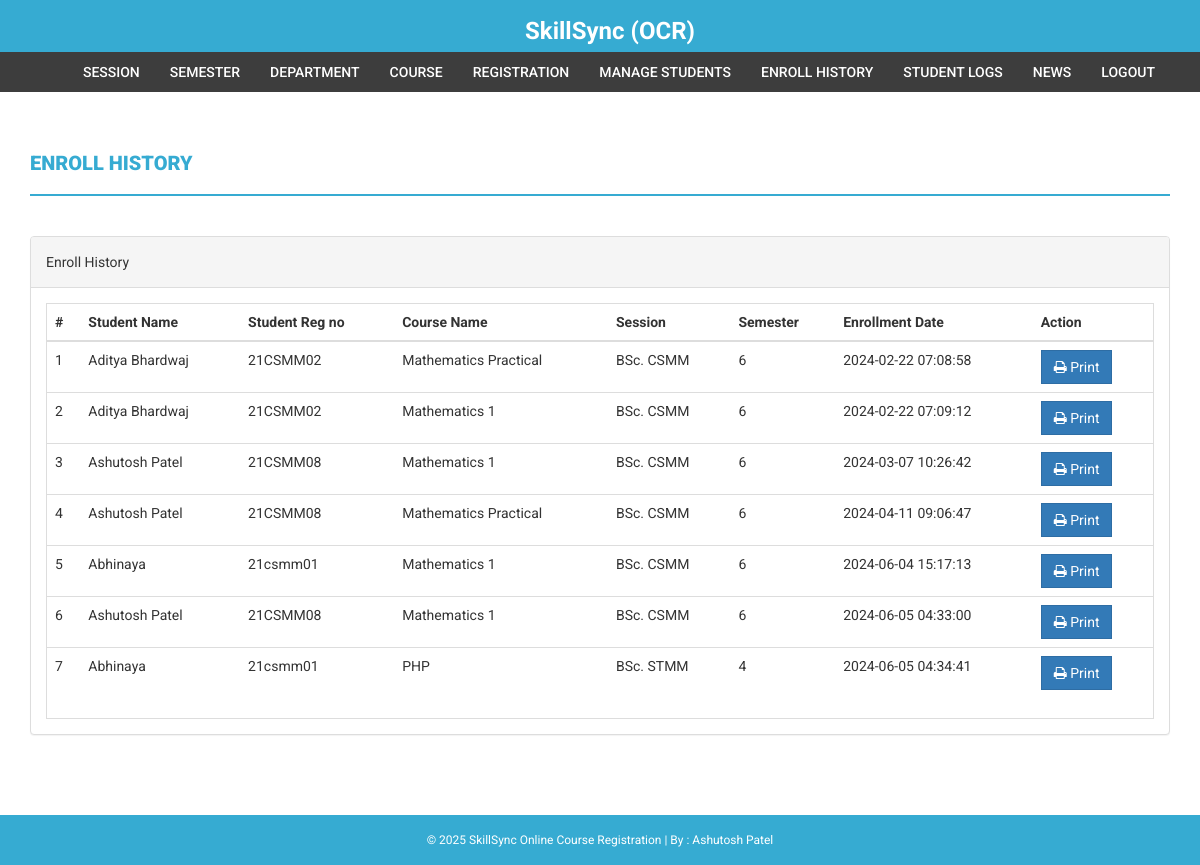
Page /admin/enroll-history.php (signed in) on the committed database.
### tables this page shows
CREATE TABLE `courseenrolls` (
  `id` int(11) NOT NULL,
  `studentRegno` varchar(255) DEFAULT NULL,
  `pincode` varchar(255) DEFAULT NULL,
  `session` int(11) DEFAULT NULL,
  `department` int(11) DEFAULT NULL,
  `level` int(11) DEFAULT NULL,
  `semester` int(11) DEFAULT NULL,
  `course` int(11) DEFAULT NULL,
  `enrollDate` timestamp NULL DEFAULT current_timestamp()
);

CREATE TABLE `students` (
  `StudentRegno` varchar(255) NOT NULL,
  `studentPhoto` varchar(255) DEFAULT NULL,
  `password` varchar(255) DEFAULT NULL,
  `studentName` varchar(255) DEFAULT NULL,
  `pincode` varchar(255) DEFAULT NULL,
  `session` varchar(255) DEFAULT NULL,
  `department` varchar(255) DEFAULT NULL,
  `semester` varchar(255) DEFAULT NULL,
  `cgpa` decimal(10,2) DEFAULT NULL,
  `creationdate` timestamp NULL DEFAULT current_timestamp(),
  `updationDate` varchar(255) DEFAULT NULL
);

CREATE TABLE `course` (
  `id` int(11) NOT NULL,
  `courseCode` varchar(255) DEFAULT NULL,
  `courseName` varchar(255) DEFAULT NULL,
  `courseUnit` varchar(255) DEFAULT NULL,
  `noofSeats` int(11) DEFAULT NULL,
  `creationDate` timestamp NULL DEFAULT current_timestamp(),
  `updationDate` varchar(255) DEFAULT NULL
);

CREATE TABLE `department` (
  `id` int(11) NOT NULL,
  `department` varchar(255) DEFAULT NULL,
  `creationDate` timestamp NULL DEFAULT current_timestamp()
);

CREATE TABLE `semester` (
  `id` int(11) NOT NULL,
  `semester` varchar(255) DEFAULT NULL,
  `creationDate` timestamp NULL DEFAULT current_timestamp(),
  `updationDate` varchar(255) DEFAULT NULL
);

### admin/enroll-history.php (the view, shortened to what this page needs)
<?php
if(strlen($_SESSION['alogin'])==0)
    {
header('location:index.php');
}
else{
?>
<!DOCTYPE html>
<html xmlns="http://www.w3.org/1999/xhtml">
<head>
    <link href="../assets/css/bootstrap.css" rel="stylesheet" />
    <link href="../assets/css/font-awesome.css" rel="stylesheet" />
    <link href="../assets/css/style.css" rel="stylesheet" />
</head>
<body>
<?php include('includes/header.php');?>
<?php if($_SESSION['alogin']!="")
{
 include('includes/menubar.php');
}
 ?>
    <div class="content-wrapper">
        <div class="container">
              <div class="row">
                    <div class="col-md-12">
                        <h1 class="page-head-line">Enroll History  </h1>
                    </div>
                </div>
                <div class="row" >
                <div class="col-md-12">
                    <div class="panel panel-default">
                        <div class="panel-heading">
                           Enroll History
                        </div>
                        <div class="panel-body">
                            <div class="table-responsive table-bordered">
                                <table class="table">
                                    <thead>
                                        <tr>
                                            <th>#</th>
                                                 <th>Student Name </th>
                                                    <th>Student Reg no </th>
                                            <th>Course Name </th>
                                            <th>Session </th>
                                                <th>Semester</th>
                                             <th>Enrollment Date</th>
                                             <th>Action</th>
                                        </tr>
                                    </thead>
                                    <tbody>
<?php
$sql=mysqli_query($con,"select courseenrolls.course as cid, course.courseName as courname,session.session as session,department.department as dept,courseenrolls.enrollDate as edate ,semester.semester as sem,students.studentName as sname,students.StudentRegno as sregno from courseenrolls join course on course.id=courseenrolls.course join session on session.id=courseenrolls.session join department on department.id=courseenrolls.department   join semester on semester.id=courseenrolls.semester join students on students.StudentRegno=courseenrolls.studentRegno ");
$cnt=1;
while($row=mysqli_fetch_array($sql))
{
?>
                                        <tr>
                                            <td><?php echo $cnt;?></td>
                                              <td><?php echo htmlentities($row['sname']);?></td>
                                            <td><?php echo htmlentities($row['sregno']);?></td>
                                            <td><?php echo htmlentities($row['courname']);?></td>
                                            <td><?php echo htmlentities($row['dept']);?></td>
                                            <td><?php echo htmlentities($row['sem']);?></td>
                                             <td><?php echo htmlentities($row['edate']);?></td>
                                            <td>
                                            <a href="print.php?id=<?php echo $row['cid']?>" target="_blank">
<button class="btn btn-primary"><i class="fa fa-print "></i> Print</button> </a>
                                            </td>
                                        </tr>
<?php
$cnt++;
} ?>
                                    </tbody>
                                </table>
                            </div>
                        </div>
                    </div>
                </div>
            </div>
        </div>
    </div>
  <?php include('includes/footer.php');?>
</body>
</html>
<?php } ?>

### assets/css/style.css (style rules this page uses)
body { font-family: 'Roboto', sans-serif; line-height: 30px; }
.content-wrapper { margin-top: 40px; min-height: 600px; padding-bottom: 60px; }
.page-head-line { font-weight: 900; padding-bottom: 20px; border-bottom: 2px solid #36abd2; text-transform: uppercase; color: #36abd2; font-size: 20px; margin-bottom: 40px; }
.btn { border-radius: 0px; -webkit-border-radius: 0px; -moz-border-radius: 0px; }

### rows in the picture
courseenrolls: students.studentName "Aditya Bhardwaj", students.StudentRegno "21CSMM02", course.courseName "Mathematics Practical", department.department "BSc. CSMM", semester.semester "6", enrollDate "2024-02-22 07:08:58"
courseenrolls: students.studentName "Aditya Bhardwaj", students.StudentRegno "21CSMM02", course.courseName "Mathematics 1", department.department "BSc. CSMM", semester.semester "6", enrollDate "2024-02-22 07:09:12"
courseenrolls: students.studentName "Ashutosh Patel", students.StudentRegno "21CSMM08", course.courseName "Mathematics 1", department.department "BSc. CSMM", semester.semester "6", enrollDate "2024-03-07 10:26:42"
courseenrolls: students.studentName "Ashutosh Patel", students.StudentRegno "21CSMM08", course.courseName "Mathematics Practical", department.department "BSc. CSMM", semester.semester "6", enrollDate "2024-04-11 09:06:47"
courseenrolls: students.studentName "Abhinaya", students.StudentRegno "21csmm01", course.courseName "Mathematics 1", department.department "BSc. CSMM", semester.semester "6", enrollDate "2024-06-04 15:17:13"
courseenrolls: students.studentName "Ashutosh Patel", students.StudentRegno "21CSMM08", course.courseName "Mathematics 1", department.department "BSc. CSMM", semester.semester "6", enrollDate "2024-06-05 04:33:00"
courseenrolls: students.studentName "Abhinaya", students.StudentRegno "21csmm01", course.courseName "PHP", department.department "BSc. STMM", semester.semester "4", enrollDate "2024-06-05 04:34:41"
